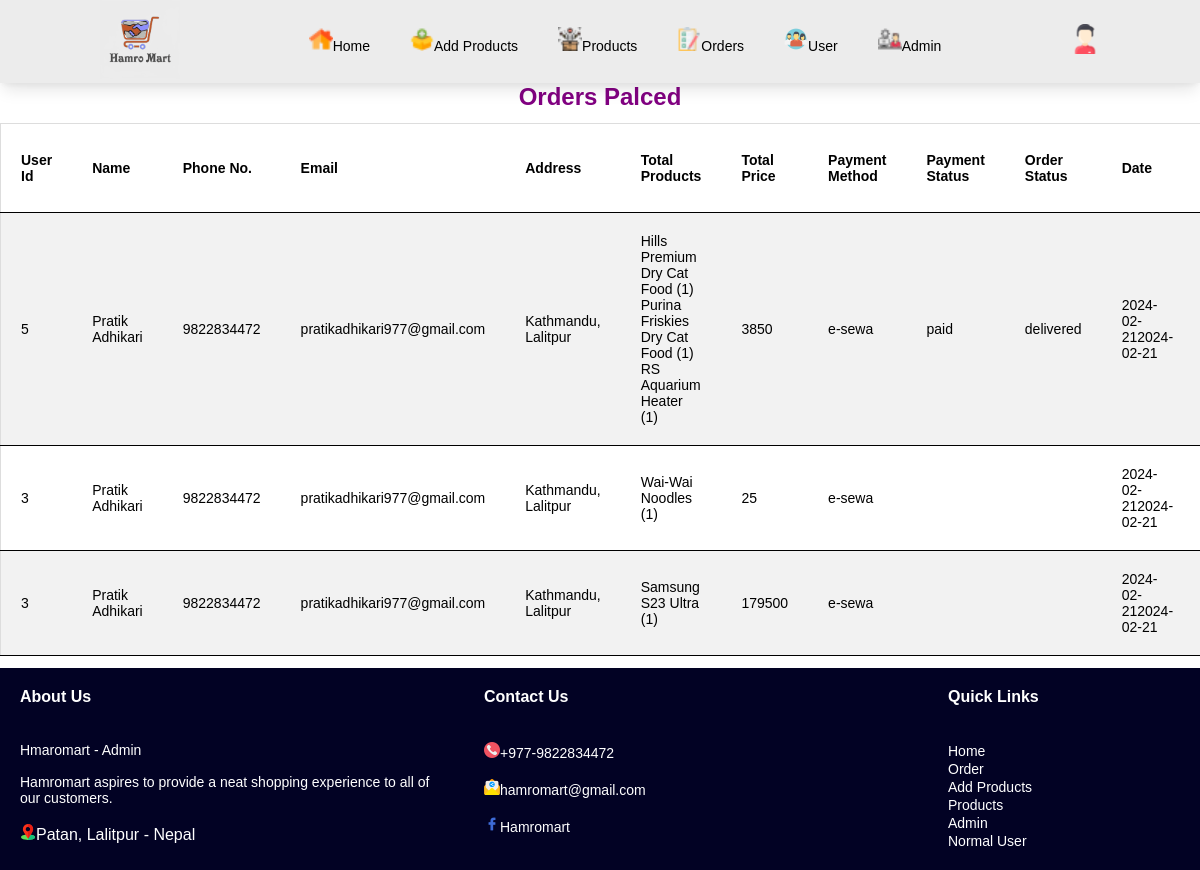
The app's page /admin_order.php (signed in) with its own data.
### tables this page shows
CREATE TABLE `orders` (
  `id` int(100) NOT NULL,
  `user_id` int(100) NOT NULL,
  `name` varchar(100) NOT NULL,
  `email` varchar(100) NOT NULL,
  `address` varchar(100) NOT NULL,
  `total_products` varchar(100) NOT NULL,
  `total_price` int(100) NOT NULL,
  `method` varchar(50) NOT NULL,
  `order_status` varchar(20) NOT NULL,
  `payment_status` varchar(20) NOT NULL,
  `date` date NOT NULL,
  `number` varchar(20) NOT NULL
);

### admin_order.php (the view, shortened to what this page needs)
   <?php
      include 'admin_header.php';
    ?>
<section class="order">
    <h2>Orders Palced</h2>
  <div class="order-container">
    <table class="table" >
             <tr>
                <th>User Id</th>
                <th>Name</th>
                <th>Phone No.</th>
                <th>Email</th>
                <th>Address</th>
                <th>Total Products</th>
                <th>Total Price</th>
                <th>Payment Method</th>
                <th>Payment Status</th>
                <th>Order Status</th>
                <th>Date</th>
                <th>Update Payment Status</th>
             </tr>
        <?php
           $select_oreders=mysqli_query($conn,"SELECT * FROM `orders` ") or die('query failed');
           if(mysqli_num_rows($select_oreders)>0){
                while($fetch_orders=mysqli_fetch_assoc($select_oreders)){
        ?>
             <tr>
                <td><?php echo $fetch_orders['user_id'];?></td>
                <td><?php echo $fetch_orders['name'];?></td>
                <td><?php echo $fetch_orders['number'];?></td>
                <td><?php echo $fetch_orders['email'];?></td>
                <td><?php echo $fetch_orders['address'];?></td>
                <td><?php echo $fetch_orders['total_products'];?></td>
                <td><?php echo $fetch_orders['total_price'];?></td>
                <td><?php echo $fetch_orders['method'];?></td>
                <td><?php echo $fetch_orders['payment_status'];?></td>
                <td><?php echo $fetch_orders['order_status'];?></td>
                <td><?php echo
                      $today_date = date("Y-m-d");
                      echo $today_date;
                      ?></td>
                <form action="" method="post">
                <td><span><img src="./assets/icons/get-money.png" alt=""></span>
                    </td>
                </form>
             </tr>
        <?php
               }
           }
           else{
            echo'<p>no order placed yet</p>';
           }
        ?>
     </table>
  </div>
</section>
<?php
 include 'admin_footer.php'?>

### css/admin_page.css (style rules this page uses)
* { margin: 0; padding: 0; box-sizing: border-box; font-family: sans-serif; }

### css/admin_orders.css (style rules this page uses)
.order h2 { text-align: center; color: purple; }
.order-container { width: 100%; overflow-x:auto }
.order-container table { width: 100%; }
.order-container table tr td,th { font-size: 14px; margin: 10px; border-bottom: 1px solid black; }
table { border-collapse: collapse; border-spacing: 0; width: 100%; border: 1px solid #ddd; margin: 12px 0; padding: 20px; }
th, td { text-align: left; padding: 20px; }
tr:nth-child(even) { background-color: #f2f2f2 }

### records on screen
orders: user "5", name "Pratik Adhikari", number "9822834472", email "pratikadhikari977@gmail.com", address "Kathmandu, Lalitpur", total_products "Hills Premium Dry Cat Food (1) Purina Friskies Dry Cat Food (1) RS Aquarium Heater (1)", total_price "3850", method "e-sewa", payment_status "paid", order_status "delivered"
orders: user "3", name "Pratik Adhikari", number "9822834472", email "pratikadhikari977@gmail.com", address "Kathmandu, Lalitpur", total_products "Wai-Wai Noodles (1)", total_price "25", method "e-sewa"
orders: user "3", name "Pratik Adhikari", number "9822834472", email "pratikadhikari977@gmail.com", address "Kathmandu, Lalitpur", total_products "Samsung S23 Ultra (1)", total_price "179500", method "e-sewa"
